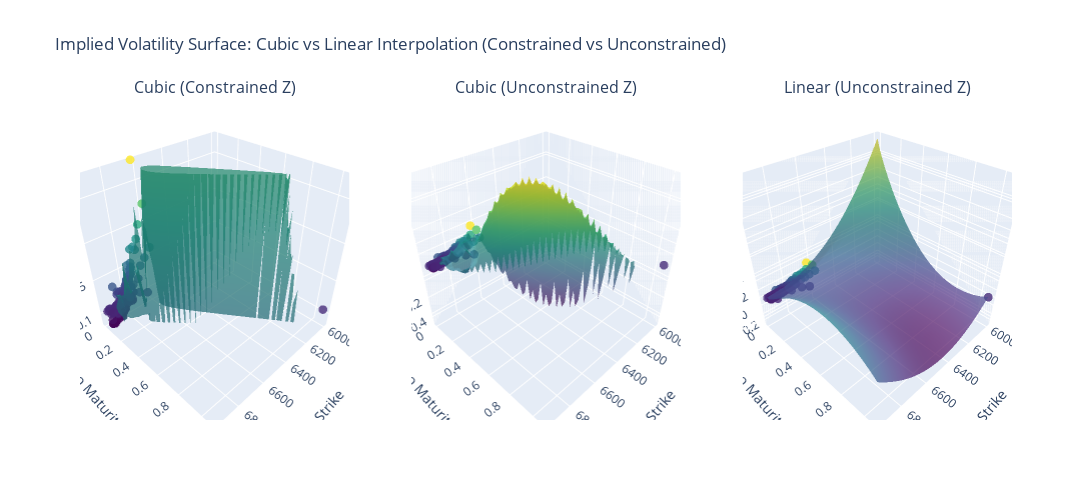

This figure's notebook cell:
### Markdown cell above
## Get Interpolation and Regression (as comparison)

### Code cell
interp,regres = get_interp(calls)
plot_two_interp(interp,regres,calls)

### Figure 1 — Plotly figure (JSON) as saved in the notebook; plotly's stock layout.template omitted (floating-point values rounded to 4 significant figures; data arrays with more than 128 entries replaced by an {"elided": "..."} marker saying what was removed)
{"data": [{"marker": {"color": {"elided": "129 float values"}, "colorscale": [[0, "#440154"], [0.1111, "#482878"], [0.2222, "#3e4989"], [0.3333, "#31688e"], [0.4444, "#26828e"], [0.5556, "#1f9e89"], [0.6667, "#35b779"], [0.7778, "#6ece58"], [0.8889, "#b5de2b"], [1, "#fde725"]], "opacity": 0.8, "size": 3}, "mode": "markers", "scene": "scene", "showlegend": false, "type": "scatter3d", "x": {"elided": "129 float values"}, "y": {"elided": "129 float values"}, "z": {"elided": "129 float values"}}, {"colorscale": [[0, "#440154"], [0.1111, "#482878"], [0.2222, "#3e4989"], [0.3333, "#31688e"], [0.4444, "#26828e"], [0.5556, "#1f9e89"], [0.6667, "#35b779"], [0.7778, "#6ece58"], [0.8889, "#b5de2b"], [1, "#fde725"]], "opacity": 0.7, "scene": "scene", "showlegend": false, "showscale": false, "type": "surface", "x": {"elided": "40x40 float values"}, "y": {"elided": "40x40 float values"}, "z": {"elided": "40x40 float values"}}, {"marker": {"color": {"elided": "129 float values"}, "colorscale": [[0, "#440154"], [0.1111, "#482878"], [0.2222, "#3e4989"], [0.3333, "#31688e"], [0.4444, "#26828e"], [0.5556, "#1f9e89"], [0.6667, "#35b779"], [0.7778, "#6ece58"], [0.8889, "#b5de2b"], [1, "#fde725"]], "opacity": 0.8, "size": 3}, "mode": "markers", "scene": "scene2", "showlegend": false, "type": "scatter3d", "x": {"elided": "129 float values"}, "y": {"elided": "129 float values"}, "z": {"elided": "129 float values"}}, {"colorscale": [[0, "#440154"], [0.1111, "#482878"], [0.2222, "#3e4989"], [0.3333, "#31688e"], [0.4444, "#26828e"], [0.5556, "#1f9e89"], [0.6667, "#35b779"], [0.7778, "#6ece58"], [0.8889, "#b5de2b"], [1, "#fde725"]], "opacity": 0.7, "scene": "scene2", "showlegend": false, "showscale": false, "type": "surface", "x": {"elided": "40x40 float values"}, "y": {"elided": "40x40 float values"}, "z": {"elided": "40x40 float values"}}, {"marker": {"color": {"elided": "129 float values"}, "colorscale": [[0, "#440154"], [0.1111, "#482878"], [0.2222, "#3e4989"], [0.3333, "#31688e"], [0.4444, "#26828e"], [0.5556, "#1f9e89"], [0.6667, "#35b779"], [0.7778, "#6ece58"], [0.8889, "#b5de2b"], [1, "#fde725"]], "opacity": 0.8, "size": 3}, "mode": "markers", "scene": "scene3", "showlegend": false, "type": "scatter3d", "x": {"elided": "129 float values"}, "y": {"elided": "129 float values"}, "z": {"elided": "129 float values"}}, {"colorscale": [[0, "#440154"], [0.1111, "#482878"], [0.2222, "#3e4989"], [0.3333, "#31688e"], [0.4444, "#26828e"], [0.5556, "#1f9e89"], [0.6667, "#35b779"], [0.7778, "#6ece58"], [0.8889, "#b5de2b"], [1, "#fde725"]], "opacity": 0.7, "scene": "scene3", "showlegend": false, "showscale": false, "type": "surface", "x": {"elided": "40x40 float values"}, "y": {"elided": "40x40 float values"}, "z": {"elided": "40x40 float values"}}], "layout": {"annotations": [{"font": {"size": 16}, "showarrow": false, "text": "Cubic (Constrained Z)", "x": 0.1444, "xanchor": "center", "xref": "paper", "y": 1, "yanchor": "bottom", "yref": "paper"}, {"font": {"size": 16}, "showarrow": false, "text": "Cubic (Unconstrained Z)", "x": 0.5, "xanchor": "center", "xref": "paper", "y": 1, "yanchor": "bottom", "yref": "paper"}, {"font": {"size": 16}, "showarrow": false, "text": "Linear (Unconstrained Z)", "x": 0.8556, "xanchor": "center", "xref": "paper", "y": 1, "yanchor": "bottom", "yref": "paper"}], "height": 500, "scene": {"domain": {"x": [0, 0.2889], "y": [0, 1]}, "xaxis": {"title": {"text": "Strike"}}, "yaxis": {"title": {"text": "Time to Maturity (years)"}}, "zaxis": {"range": [0.0819, 0.2756], "title": {"text": "Implied Volatility"}}}, "scene2": {"domain": {"x": [0.3556, 0.6444], "y": [0, 1]}, "xaxis": {"title": {"text": "Strike"}}, "yaxis": {"title": {"text": "Time to Maturity (years)"}}, "zaxis": {"title": {"text": "Implied Volatility"}}}, "scene3": {"domain": {"x": [0.7111, 1], "y": [0, 1]}, "xaxis": {"title": {"text": "Strike"}}, "yaxis": {"title": {"text": "Time to Maturity (years)"}}, "zaxis": {"title": {"text": "Implied Volatility"}}}, "title": {"text": "Implied Volatility Surface: Cubic vs Linear Interpolation (Constrained vs Unconstrained)"}, "width": 1500}}
